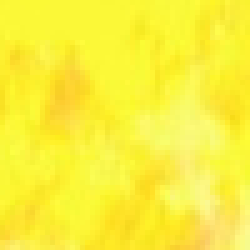
#> input picture BoWFireDataset/train/fire01.jpg, 50 x 50 px (shown 5 times larger); its folder holds only this picture in this run
$ python train.py
#> lines starting #> are read from the running program, lines starting #| are printed output that depends on the picture
### colorspace.py
import os
import skimage
import numpy as np
from sklearn.naive_bayes import GaussianNB
from skimage.color import convert_colorspace
import joblib

class ColorSpace_Classifier:
    def __init__(self,
                 dataset_path='./BoWFireDataset/train/',
                 model_path='./models/Color_Space_Bayes.model',
                 n_neighbors=11):

        self.dataset_path = dataset_path
        self.model_path = model_path
        self.n_neighbors = n_neighbors
        try:
            self.model = joblib.load(self.model_path)
            print('Successfully loaded ColorSpace model.')
        except:
            print("Warning: Failed loading ColorSpace model!")

    def train(self):
        self.model = GaussianNB()
        train_images = os.listdir(self.dataset_path)
        if '.DS_Store' in train_images:
            train_images.remove('.DS_Store')
        X = [] # pixels
        Y = [] # labels
        print("Training Color Space Naive Bayes...")
        for img_name in train_images:
            img_path = os.path.join(self.dataset_path, img_name)
            img = skimage.io.imread(img_path)
#> img is the input picture: shape (50, 50, 3); mean R, G, B 251.2, 240.4, 59.1
            h,w,_ = img.shape
#> h = 50; w = 50
            img_ycbcr = convert_colorspace(img, 'rgb', 'ycbcr')
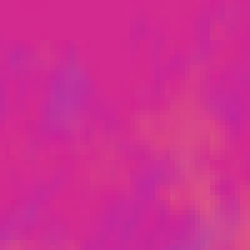
#> img_ycbcr: shape (50, 50, 3) float64 (shown 5 times larger); mean R, G, B 207.5, 46.8, 145.7

            for i in range(0,h):
                for j in range(0,w):
                    X.append(img_ycbcr[i,j,:])
                    if img_name[0] == 'f': # fire
                        Y.append(2)
                    elif img_name[0] == 's':
                        Y.append(1)
                    else:
                        Y.append(0)
#> after the loop, X = 2500 items, first 6: [210.3, 42.64, 143.5], [211.1, 42.64, 143.5], [210.9, 42.79, 143.1], [210.9, 42.79, 143.1], [211.2, 41.62, 142.9], [211.2, 41.62, 142.9]; Y = 2500 values from 2 to 2

        X = np.array(X)
#> X = 2500 rows, first 8: [210.3, 42.64, 143.5], [211.1, 42.64, 143.5], [210.9, 42.79, 143.1], [210.9, 42.79, 143.1], [211.2, 41.62, 142.9], [211.2, 41.62, 142.9], [211.2, 41.62, 142.9], [211.2, 41.62, 142.9]
        Y = np.array(Y)

        self.model.fit(X, Y)
        joblib.dump(self.model, self.model_path)
        return self.model

    # [46 lines left out: functions get_mask, test, not called in this run]


# [4 lines that do not run on import are left out]

### component.py
import os
import numpy as np
from skimage import io
import matplotlib.pyplot as plt
from skimage.segmentation import slic
from skimage.util import img_as_float
from skimage.segmentation import mark_boundaries
import joblib
from sklearn.neighbors import KNeighborsClassifier

def loadPicture(dataset_path='./BoWFireDataset/train/'):
    images = []
    train_label = []
    image_paths = os.listdir(dataset_path)
    for image_name in image_paths:
        images.append(img_as_float(io.imread(dataset_path+image_name)))
        if image_name[0] == 'f':
            train_label.append(2)
        elif image_name[0] == 'n':
            train_label.append(0)
        elif image_name[0] == 's':
            train_label.append(1)
    return images, train_label

def Extract_COLORSPACE_Feature(image,bins=255):
    bins = 255
    img_L = image.reshape(-1,3)

    img_r = img_L[:,0]
    img_g = img_L[:,1]
    img_b = img_L[:,2]

    # COLORSPACE特征提取
    feature_r,_ = np.histogram(img_r,bins=bins, range=(0, 255), density=True)
    feature_g,_ = np.histogram(img_g,bins=bins, range=(0, 255), density=True)
    feature_b,_ = np.histogram(img_b,bins=bins, range=(0, 255), density=True)

    feature = np.concatenate((feature_r,feature_g,feature_b),axis=0)

    return feature

# ColorComponent_Classfier
class ColorComponent_Classfier:
    def __init__(self,
                 dataset_path='./BoWFireDataset/train/',
                 model_path='./models/ColorComponent_KNN.model',
                 n_neighbors=9,
                 method='default',
                 n_segments=100,
                 m=40,
                 max_bins=255):
        self.dataset_path = dataset_path
        self.model_path = model_path
        self.n_points = 8
        self.radius = 1
        self.method = method
        self.n_segments = n_segments
        self.m = m
        self.n_neighbors = n_neighbors
        self.max_bins = max_bins
        try:
            self.model = joblib.load(self.model_path)
            print('Successfully loaded ColorComponent model.')
        except:
            print("Warning: Failed loading ColorComponent model!")


    # [6 lines left out: function Superpixel, not called in this run]

    def train(self, radius=1, n_points=8):
#> called with radius = 1, n_points = 8
        self.model = KNeighborsClassifier(n_neighbors=self.n_neighbors, weights='distance', metric='manhattan')
        X = []
        images, train_label = loadPicture(dataset_path=self.dataset_path)
#> images = 1 item; train_label = [2]

        print("Training Color Component KNN...")
        Y = train_label
#> Y = [2]
        for idx in range(len(images)):
            image = images[idx]
            X.append(Extract_COLORSPACE_Feature(image=image,bins=255))
#> this loop made 1 pass
#> bins in Extract_COLORSPACE_Feature on pass 1: 255
#> after the loop, X = 1 item

        self.model.fit(X, Y)
        joblib.dump(self.model,self.model_path)

    # [60 lines left out: functions get_mask, test, not called in this run]

# [23 lines that do not run on import are left out]

### texture.py
import os
import numpy as np
from skimage import io
import matplotlib.pyplot as plt
from skimage.segmentation import slic
from skimage.util import img_as_float
from skimage.segmentation import mark_boundaries
from skimage.feature import local_binary_pattern
from skimage.color import rgb2gray
import joblib
from sklearn.neighbors import KNeighborsClassifier

def loadPicture(dataset_path='./BoWFireDataset/train/'):
    images = []
    train_label = []
    image_paths = os.listdir(dataset_path)
    for image_name in image_paths:
        images.append(img_as_float(io.imread(dataset_path+image_name)))
        if image_name[0] == 'f':
            train_label.append(2)
        elif image_name[0] == 'n':
            train_label.append(0)
        elif image_name[0] == 's':
            train_label.append(1)
    return images, train_label

def Extract_LBP_Feature(image, radius=1, n_points=8, max_bins=255, method='default'):
    # LBP特征提取
    # radius = 1  # LBP算法中范围半径的取值
    n_points = 8 * radius # 领域像素点数
    image_gray = rgb2gray(image)
    lbp = local_binary_pattern(image_gray, n_points, radius, method=method)
    feature, _ = np.histogram(lbp,bins=max_bins, range=(0, 255), density=True)
    # print('debug here:',feature.sum())
    # assert 1==0
    return feature

# Texture_Classfier模型
class Texture_Classfier:
    def __init__(self,
                 dataset_path='./BoWFireDataset/train/',
                 model_path='./models/Texture_KNN.model',
                 n_neighbors=11,
                 method='default',
                 n_segments=50,
                 m=40,
                 max_bins=32):
        self.dataset_path = dataset_path
        self.model_path = model_path
        self.n_points = 8
        self.radius = 1
        self.method = method
        self.n_segments = n_segments
        self.m = m
        self.n_neighbors = n_neighbors
        self.max_bins = max_bins
        try:
            self.model = joblib.load(self.model_path)
            print('Successfully loaded Texture model.')
        except:
            print("Warning: Failed loading Texture model!")


    # [11 lines left out: functions LBP, Superpixel, not called in this run]

    def train(self, radius=1, n_points=8):
#> called with radius = 1, n_points = 8
        self.model = KNeighborsClassifier(n_neighbors=self.n_neighbors, weights='distance', metric='manhattan')
        X = []
        images, train_label = loadPicture(dataset_path=self.dataset_path)
#> images = 1 item; train_label = [2]

        print("Training Texture KNN...")
        Y = np.array(train_label)
#> Y = [2]
        for idx in range(len(images)):
            image = images[idx]
            X.append(Extract_LBP_Feature(image, radius=radius, n_points=n_points, max_bins=self.max_bins, method=self.method))
#> this loop made 1 pass
#> n_points in Extract_LBP_Feature on pass 1: 8
#> pass 1, in Extract_LBP_Feature, `image_gray = rgb2gray(image)`:
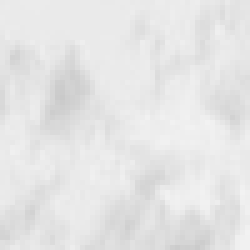
#> image_gray: shape (50, 50) float64 (shown 5 times larger); min 0.792, max 0.951, mean 0.901
#> pass 1, in Extract_LBP_Feature, `lbp = local_binary_pattern(image_gray, n_points, radius, method=method)`:
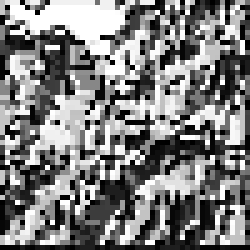
#> lbp: shape (50, 50) float64 (shown 5 times larger); min 0, max 255, mean 127
#> after the loop, X = 1 item

        self.model.fit(X, Y)
        joblib.dump(self.model,'./models/Texture_KNN.model')

    # [62 lines left out: functions get_mask, test, not called in this run]

# [8 lines that do not run on import are left out]

    # [10 lines of commented-out code are left out]

### train.py
import os
from colorspace import ColorSpace_Classifier
from texture import Texture_Classfier
from component import ColorComponent_Classfier

def train_models(model_folder):
    if not os.path.exists(model_folder):
        os.mkdir(model_folder)

    CS = ColorSpace_Classifier(n_neighbors=7)
    CS.train()
    CC = ColorComponent_Classfier(n_neighbors=9 ,method='default' , n_segments=100, max_bins=255, m=40)
    CC.train()
    TC = Texture_Classfier(n_neighbors=7, method='default', n_segments=120, max_bins=255, m=40)
    TC.train()

    print('\nTraining Done!')
    print(f'Models saved to {model_folder}.')

if __name__=='__main__':
    train_models(model_folder='./models/')

$ run again, on BoWFireDataset/train/fire26.jpg
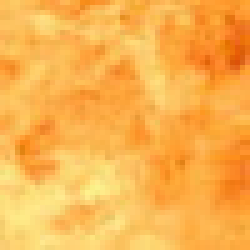
#> input picture BoWFireDataset/train/fire26.jpg, 50 x 50 px (shown 5 times larger)
#> in train, img is the input picture: shape (50, 50, 3); mean R, G, B 250.9, 179.4, 78.7
#> in train, `img_ycbcr = convert_colorspace(img, 'rgb', 'ycbcr')`:
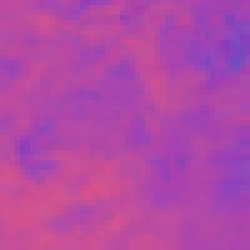
#> img_ycbcr: shape (50, 50, 3) float64 (shown 5 times larger); mean R, G, B 178.6, 73.2, 166.6
#> after the loop in train, `for i in range(0,h):`: X = 2500 items, first 6: [187.3, 74.74, 162.8], [187.2, 74.31, 160.4], [192, 75.49, 158.1], [192.8, 75.49, 158.1], [186.9, 75.48, 160.6], [185.9, 73.57, 163.8]; Y = 2500 values from 2 to 2
#> in train, `X = np.array(X)`: X = 2500 rows, first 8: [187.3, 74.74, 162.8], [187.2, 74.31, 160.4], [192, 75.49, 158.1], [192.8, 75.49, 158.1], [186.9, 75.48, 160.6], [185.9, 73.57, 163.8], [184.7, 73.27, 164.7], [180.1, 71.94, 167.4]
#> in train, `images, train_label = loadPicture(dataset_path=self.dataset_path)`: images = 1 item; train_label = [2]
#> the loop in train, `for idx in range(len(images)):` made 1 pass
#> after the loop in train, `for idx in range(len(images)):`: X = 1 item
#> in train, `images, train_label = loadPicture(dataset_path=self.dataset_path)`: train_label = [2]
#> the loop in train, `for idx in range(len(images)):` made 1 pass
#> pass 1, in Extract_LBP_Feature, `lbp = local_binary_pattern(image_gray, n_points, radius, method=method)`:
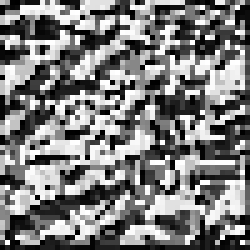
#> lbp: shape (50, 50) float64 (shown 5 times larger); min 0, max 255, mean 125.2
#> after the loop in train, `for idx in range(len(images)):`: X = 1 item

$ run again, on BoWFireDataset/train/fire29.jpg
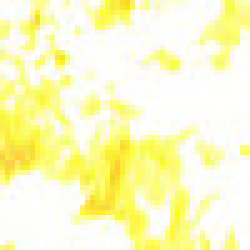
#> input picture BoWFireDataset/train/fire29.jpg, 50 x 50 px (shown 5 times larger)
#> in train, img is the input picture: shape (50, 50, 3); mean R, G, B 252.4, 251.2, 195.6
#> in train, `img_ycbcr = convert_colorspace(img, 'rgb', 'ycbcr')`:
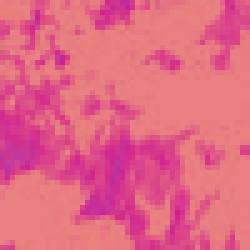
#> img_ycbcr: shape (50, 50, 3) float64 (shown 5 times larger); mean R, G, B 226.6, 103.4, 132.5
#> after the loop in train, `for i in range(0,h):`: X = 2500 items, first 6: [233.3, 127, 127.3], [233.1, 119.7, 129.4], [230.4, 122.7, 131.3], [232.7, 127.8, 129.7], [232.4, 116.1, 129.9], [231.4, 124.6, 128.1]; Y = 2500 values from 2 to 2
#> in train, `X = np.array(X)`: X = 2500 rows, first 8: [233.3, 127, 127.3], [233.1, 119.7, 129.4], [230.4, 122.7, 131.3], [232.7, 127.8, 129.7], [232.4, 116.1, 129.9], [231.4, 124.6, 128.1], [225.4, 105.3, 132.5], [222.9, 78.95, 136.8]
#> in train, `images, train_label = loadPicture(dataset_path=self.dataset_path)`: images = 1 item; train_label = [2]
#> the loop in train, `for idx in range(len(images)):` made 1 pass
#> after the loop in train, `for idx in range(len(images)):`: X = 1 item
#> in train, `images, train_label = loadPicture(dataset_path=self.dataset_path)`: train_label = [2]
#> the loop in train, `for idx in range(len(images)):` made 1 pass
#> pass 1, in Extract_LBP_Feature, `lbp = local_binary_pattern(image_gray, n_points, radius, method=method)`:
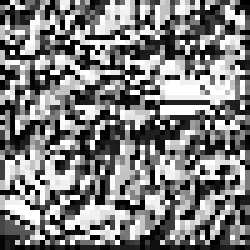
#> lbp: shape (50, 50) float64 (shown 5 times larger); min 0, max 255, mean 125.7
#> after the loop in train, `for idx in range(len(images)):`: X = 1 item

$ run again, on BoWFireDataset/train/fire33.jpg
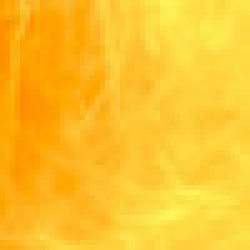
#> input picture BoWFireDataset/train/fire33.jpg, 50 x 50 px (shown 5 times larger)
#> in train, img is the input picture: shape (50, 50, 3); mean R, G, B 253.3, 195.4, 44.1
#> in train, `img_ycbcr = convert_colorspace(img, 'rgb', 'ycbcr')`:
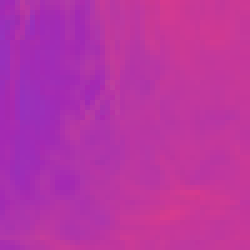
#> img_ycbcr: shape (50, 50, 3) float64 (shown 5 times larger); mean R, G, B 183.8, 53, 164.2
#> after the loop in train, `for i in range(0,h):`: X = 2500 items, first 6: [159.1, 45.41, 179.6], [164.9, 42.05, 178.5], [163.7, 42.77, 180.1], [170.5, 54.21, 173.2], [184.4, 59.53, 162.4], [173.1, 56.14, 167.5]; Y = 2500 values from 2 to 2
#> in train, `X = np.array(X)`: X = 2500 rows, first 8: [159.1, 45.41, 179.6], [164.9, 42.05, 178.5], [163.7, 42.77, 180.1], [170.5, 54.21, 173.2], [184.4, 59.53, 162.4], [173.1, 56.14, 167.5], [174.5, 53.34, 172.1], [175.6, 54.23, 169.5]
#> in train, `images, train_label = loadPicture(dataset_path=self.dataset_path)`: images = 1 item; train_label = [2]
#> the loop in train, `for idx in range(len(images)):` made 1 pass
#> after the loop in train, `for idx in range(len(images)):`: X = 1 item
#> in train, `images, train_label = loadPicture(dataset_path=self.dataset_path)`: train_label = [2]
#> the loop in train, `for idx in range(len(images)):` made 1 pass
#> pass 1, in Extract_LBP_Feature, `lbp = local_binary_pattern(image_gray, n_points, radius, method=method)`:
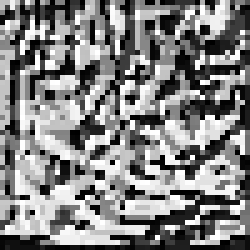
#> lbp: shape (50, 50) float64 (shown 5 times larger); min 0, max 255, mean 130.4
#> after the loop in train, `for idx in range(len(images)):`: X = 1 item

$ run again, on BoWFireDataset/train/fire16.jpg
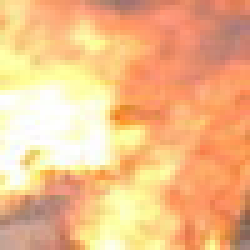
#> input picture BoWFireDataset/train/fire16.jpg, 50 x 50 px (shown 5 times larger)
#> in train, img is the input picture: shape (50, 50, 3); mean R, G, B 242.7, 188.1, 135.5
#> in train, `img_ycbcr = convert_colorspace(img, 'rgb', 'ycbcr')`:
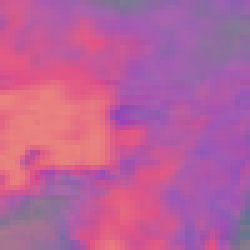
#> img_ycbcr: shape (50, 50, 3) float64 (shown 5 times larger); mean R, G, B 186.4, 96.8, 155.8
#> after the loop in train, `for i in range(0,h):`: X = 2500 items, first 6: [198.8, 88.42, 145.6], [205.9, 89.29, 148], [207.3, 90.46, 148.2], [205.8, 91.33, 149.3], [205.8, 91.33, 149.3], [200.6, 91.32, 153.1]; Y = 2500 values from 2 to 2
#> in train, `X = np.array(X)`: X = 2500 rows, first 8: [198.8, 88.42, 145.6], [205.9, 89.29, 148], [207.3, 90.46, 148.2], [205.8, 91.33, 149.3], [205.8, 91.33, 149.3], [200.6, 91.32, 153.1], [188.5, 90.4, 160.7], [179.4, 89.21, 166.7]
#> in train, `images, train_label = loadPicture(dataset_path=self.dataset_path)`: images = 1 item; train_label = [2]
#> the loop in train, `for idx in range(len(images)):` made 1 pass
#> after the loop in train, `for idx in range(len(images)):`: X = 1 item
#> in train, `images, train_label = loadPicture(dataset_path=self.dataset_path)`: train_label = [2]
#> the loop in train, `for idx in range(len(images)):` made 1 pass
#> pass 1, in Extract_LBP_Feature, `lbp = local_binary_pattern(image_gray, n_points, radius, method=method)`:
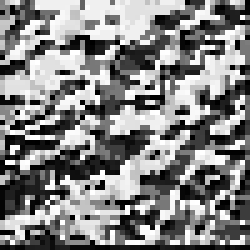
#> lbp: shape (50, 50) float64 (shown 5 times larger); min 0, max 255, mean 131.5
#> after the loop in train, `for idx in range(len(images)):`: X = 1 item
